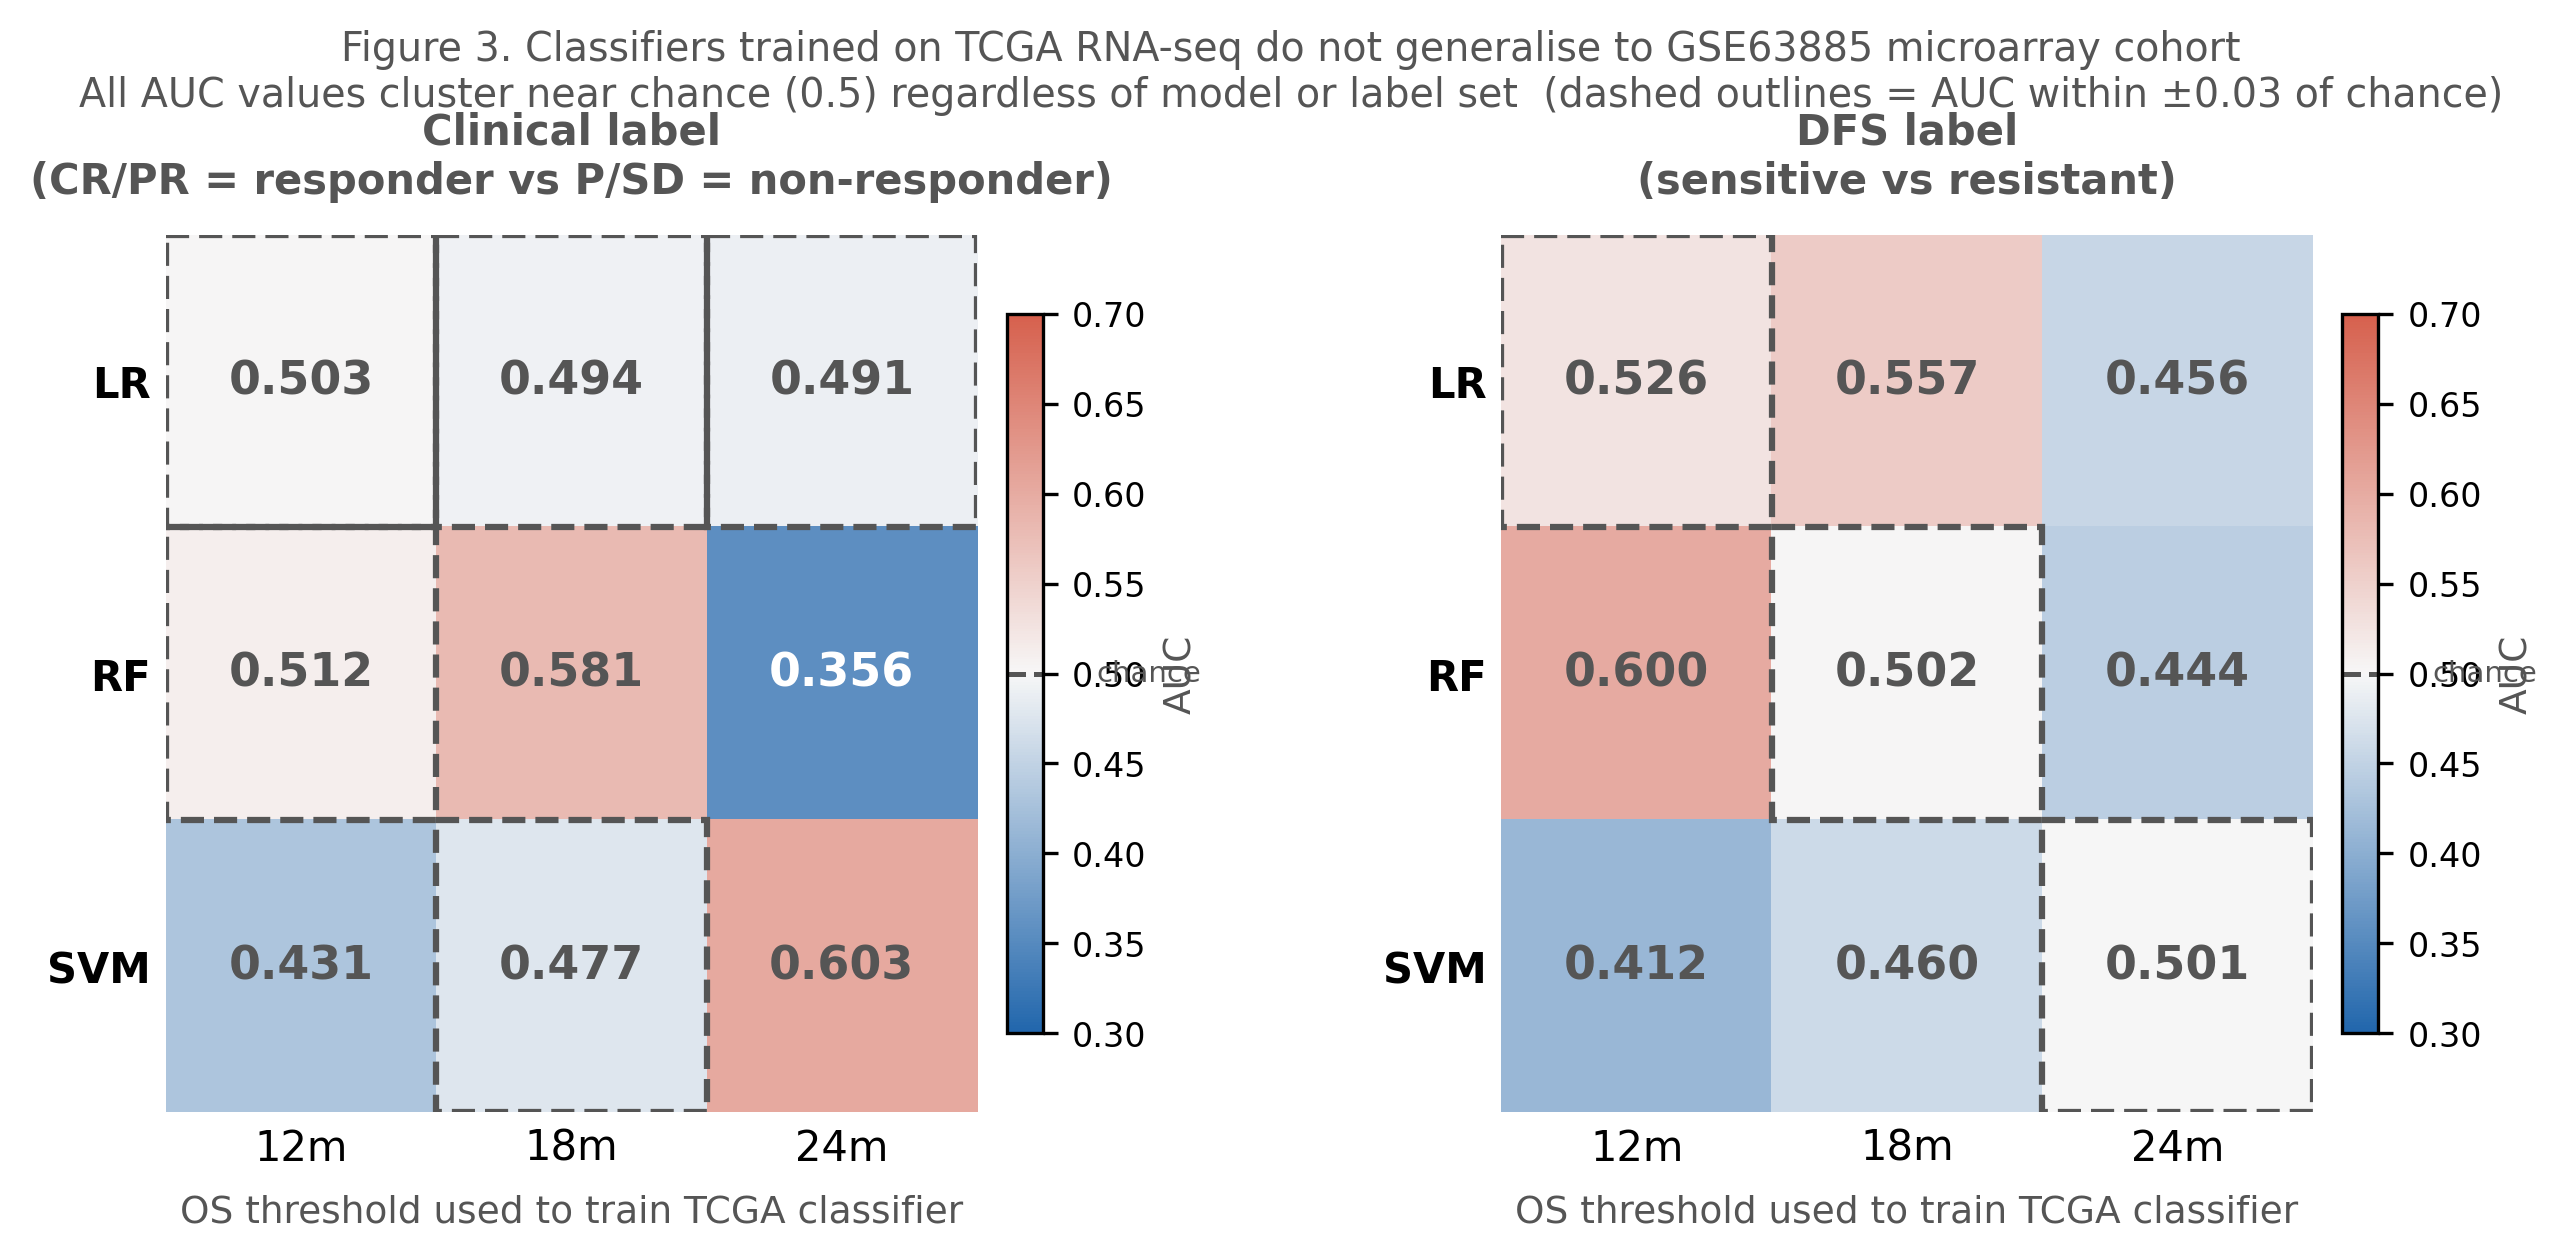

This chart was generated by the following Python code:
"""
figure3_validation.py
─────────────────────
Figure 3: External validation AUC on GSE63885.

Two-panel figure:
  Left:  Clinical label (CR/PR vs P/SD)
  Right: DFS label (sensitive vs resistant)

Each panel is a heatmap of AUC values (model × OS-threshold), with a
dashed 0.5 chance-level reference and colour scale anchored at 0.5.

Usage:
    python figures/figure3_validation.py \
        --results results/external_validation_results.csv \
        --out     figures/figure3_validation.png

Outputs:
    figures/figure3_validation.png  (300 dpi, publication-ready)
"""

import argparse
from pathlib import Path

import matplotlib
matplotlib.use("Agg")
import matplotlib.pyplot as plt
import matplotlib.colors as mcolors
import numpy as np
import pandas as pd

GREY       = "#555555"
LIGHT_GREY = "#DDDDDD"

MODEL_ORDER     = ["Logistic Regression", "Random Forest", "SVM (RBF)"]
THRESHOLD_ORDER = ["12m", "18m", "24m"]

LABEL_TITLES = {
    "clinical": "Clinical label\n(CR/PR = responder vs P/SD = non-responder)",
    "dfs":      "DFS label\n(sensitive vs resistant)",
}

# Diverging colormap centred at 0.5 (chance level)
# Blue = below chance, white = chance, red = above chance
CMAP = mcolors.LinearSegmentedColormap.from_list(
    "auc_diverge",
    [(0.0, "#2166AC"), (0.5, "#F7F7F7"), (1.0, "#D6604D")],
)


def load_data(path: Path) -> pd.DataFrame:
    df = pd.read_csv(path)
    df.columns = df.columns.str.strip()
    return df


def pivot_label(df: pd.DataFrame, label: str) -> pd.DataFrame:
    sub = df[df["label_set"] == label].copy()
    sub["threshold"] = sub["threshold"].str.strip()
    pivot = sub.pivot(index="model", columns="threshold", values="auc")
    pivot = pivot.loc[MODEL_ORDER, THRESHOLD_ORDER]
    return pivot


def make_figure(df: pd.DataFrame, out_path: Path):
    fig, axes = plt.subplots(
        1, 2,
        figsize=(10, 3.8),
        gridspec_kw={"wspace": 0.35},
    )
    fig.patch.set_facecolor("white")

    for ax, label in zip(axes, ["clinical", "dfs"]):
        pivot = pivot_label(df, label)
        data  = pivot.values.astype(float)

        # Heatmap
        im = ax.imshow(
            data,
            cmap=CMAP,
            vmin=0.3, vmax=0.7,   # anchored: 0.5 is chance
            aspect="auto",
        )

        # Annotate each cell with AUC value
        for i in range(data.shape[0]):
            for j in range(data.shape[1]):
                val = data[i, j]
                # Dark text on light cells, light text on dark cells
                brightness = abs(val - 0.5)
                txt_col = "white" if brightness > 0.12 else GREY
                ax.text(
                    j, i, f"{val:.3f}",
                    ha="center", va="center",
                    fontsize=11, fontweight="bold",
                    color=txt_col,
                )

        # Axes formatting
        ax.set_xticks(range(len(THRESHOLD_ORDER)))
        ax.set_xticklabels(THRESHOLD_ORDER, fontsize=10)
        ax.set_yticks(range(len(MODEL_ORDER)))
        ax.set_yticklabels(
            ["LR", "RF", "SVM"],
            fontsize=10, fontweight="bold",
        )
        ax.set_xlabel("OS threshold used to train TCGA classifier",
                      fontsize=9, color=GREY, labelpad=6)
        ax.set_title(LABEL_TITLES[label],
                     fontsize=10, fontweight="bold", color=GREY, pad=10)

        # Chance-level border highlight on cells near 0.5
        for i in range(data.shape[0]):
            for j in range(data.shape[1]):
                if abs(data[i, j] - 0.5) < 0.03:
                    rect = plt.Rectangle(
                        (j - 0.5, i - 0.5), 1, 1,
                        fill=False, edgecolor=GREY,
                        linewidth=1.5, linestyle="--",
                    )
                    ax.add_patch(rect)

        # Colourbar
        cbar = plt.colorbar(im, ax=ax, shrink=0.82, pad=0.03)
        cbar.set_label("AUC", fontsize=9, color=GREY)
        cbar.ax.tick_params(labelsize=8)
        cbar.ax.axhline(
            (0.5 - 0.3) / (0.7 - 0.3),   # normalised position of 0.5
            color=GREY, linewidth=1.2, linestyle="--",
        )
        cbar.ax.text(
            2.5, (0.5 - 0.3) / (0.7 - 0.3),
            "chance", fontsize=7, color=GREY, va="center",
        )

        ax.spines[:].set_visible(False)
        ax.tick_params(length=0)

    fig.suptitle(
        "Figure 3. Classifiers trained on TCGA RNA-seq do not generalise to GSE63885 microarray cohort\n"
        "All AUC values cluster near chance (0.5) regardless of model or label set  "
        "(dashed outlines = AUC within ±0.03 of chance)",
        fontsize=9.5, y=1.06, color=GREY,
    )

    plt.savefig(out_path, dpi=300, bbox_inches="tight",
                facecolor="white", edgecolor="none")
    plt.close()
    print(f"Saved: {out_path}")


def main():
    parser = argparse.ArgumentParser(description="Generate Figure 3 — external validation heatmap")
    parser.add_argument("--results", default="results/external_validation_results.csv")
    parser.add_argument("--out",     default="figures/figure3_validation.png")
    args = parser.parse_args()

    out_path = Path(args.out)
    out_path.parent.mkdir(parents=True, exist_ok=True)

    df = load_data(Path(args.results))
    make_figure(df, out_path)


if __name__ == "__main__":
    main()
